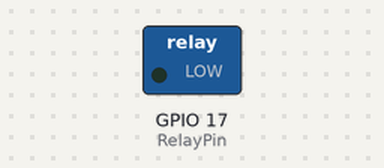
Bench run of a program on a simulated Raspberry Pi (BCM pin numbers). Parts: switched loads named in the program (green lamp = pin HIGH). Dashed ring = blinking. What the program prints to the terminal is not drawn.

Above: at 0.5 s.
Timing chart, 0 to 4.6 s (numbered marks = the images above):
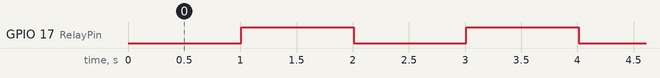

Measured:
- by itself, GPIO 17 (RelayPin): alternates HIGH for 1.0 s and LOW for 1.0 s

The program:

9_DriveaRelaytoControlLED.py
```python
###########################################################################
#Filename      :9_DriveaRelaytoControlLED.py
#Description   :control led with relay
#Company: SunRobotics Technologies
#Website: www.sunrobotics.co.in
#E-mail: support@sunrobotics.co.in(For Any Query)

############################################################################

import RPi.GPIO as GPIO
import time

# set BCM_GPIO 17 as relay pin
RelayPin = 17

#print message at the begining ---custom function
def print_message():
    print ('|**********************************************|')
    print ('|                     Relay                    |')
    print ('|        -----------------------------------   |')
    print ('|        GPIO0 connect to relay control pin    |')
    print ('|        led connect to relay NormalOpen pin   |')
    print ('|        5V connect to relay COM pin           |')
    print ('|        Make relay to control a led           |')
    print ('|        -----------------------------------   |')
    print ('|                                              |')
    print ('|                                              |')
    print ('|**********************************************|\n')
    print ('Program is running...')
    print ('Please press Ctrl+C to end the program...')
    print ('\n')

#setup function for some setup---custom function
def setup():
    GPIO.setwarnings(False)
    #set the gpio modes to BCM numbering
    GPIO.setmode(GPIO.BCM)
    #set RelayPin's mode to output,and initial level to LOW(0V)
    GPIO.setup(RelayPin,GPIO.OUT,initial=GPIO.LOW)

#main function
def main():
    #print info
    print_message()
    while True:
        print ('|******************|')
        print ('|  ...Relay close  |')
        print ('|******************|\n')

        #disconnect
        GPIO.output(RelayPin,GPIO.LOW)
        time.sleep(1)

        print ('|*****************|')
        print ('|  Relay open...  |')
        print ('|*****************|\n')
        print ('')
        #connect
        GPIO.output(RelayPin,GPIO.HIGH)
        time.sleep(1)

#define a destroy function for clean up everything after the script finished
def destroy():
    #turn off relay
    GPIO.output(RelayPin,GPIO.LOW)
    #release resource
    GPIO.cleanup()
#
# if run this script directly ,do:
if __name__ == '__main__':
    setup()
    try:
            main()
    #when 'Ctrl+C' is pressed,child program destroy() will be executed.
    except KeyboardInterrupt:
        destroy()
```
